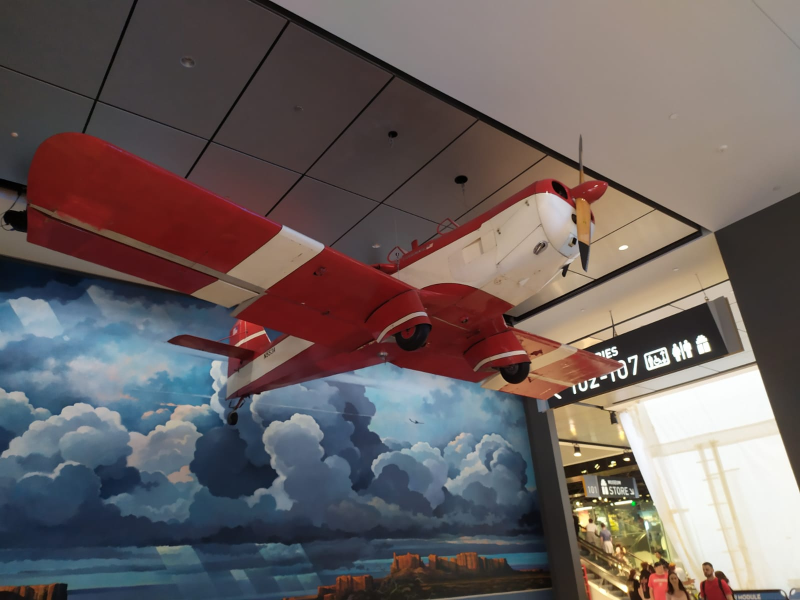
#> input picture images/image1.jpeg, 1600 x 1200 px (shown at 1/2 size)
$ python a4.py
#> lines starting #> are read from the running program, lines starting #| are printed output that depends on the picture
#> in main, image is the input picture: shape (1200, 1600, 3); mean B, G, R 96.4, 97.1, 107.1
### utils.py
import cv2
import numpy as np
import matplotlib.pyplot as plt
from sklearn.cluster import KMeans
from skimage import color
import os

# [5 lines left out: function read_image, not called in this run]


def resize_image(image, max_size=800):


#> called with max_size = 800
    if image is None:
        print("Error: Could not read the image!")
        return None

    height, width = image.shape[:2]
#> height = 1200; width = 1600

    # If either dimension exceeds max_size
    if width > max_size or height > max_size:
        scale = min(max_size / width, max_size / height)  # pick largest dimension
#> scale = 0.5
        new_width = int(width * scale)
#> new_width = 800
        new_height = int(height * scale)
#> new_height = 600
        image = cv2.resize(image, (new_width, new_height), interpolation=cv2.INTER_AREA)
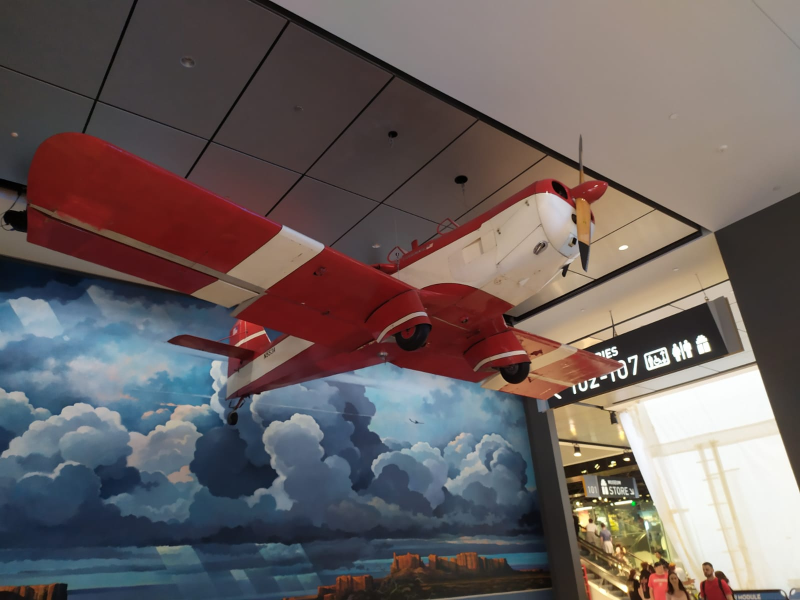
#> image: shape (600, 800, 3); mean of channels 0, 1, 2 96.5, 97.2, 107.2; drawn as B, G, R

    return image

import cv2
import os

# Function to save the image
import cv2
import os

# Function to save the image
# [17 lines left out: function save_image, not called in this run]

# =======================================
                                # Part 1
# =======================================

def grayscale_average(image):
    return np.mean(image, axis=2).astype(np.uint8)

def grayscale_weighted(image):
    im = 0.299* image[:, :, 2]+ 0.587 *image[:, :, 1]+ 0.114 * image[:, :, 0]
    return im.astype(np.uint8)
def mse(image1, image2):
    assert image1.shape==image2.shape
    return np.sum((image1-image2)**2/float(image1.shape[0] * image1.shape[1]))

# =======================================
                                # Part 2
# =======================================

# [60 lines left out: functions kmeans_quantization, uniform_quantization, median_cut_quantize, split_into_buckets, median_quantization, not called in this run]


# =======================================
                                # Part 3
# =======================================


def to_hsv(image):
    return cv2.cvtColor(image, cv2.COLOR_BGR2HSV).astype(np.float32)

def to_hsl(image):
    return cv2.cvtColor(image, cv2.COLOR_BGR2HLS).astype(np.float32)

# [27 lines left out: functions to_rgb, adjust_hue, adjust_saturation, adjust_brightness, adjust_lightness, not called in this run]

### a4.py
import cv2
import numpy as np
import os
from skimage.color import deltaE_ciede2000, rgb2lab
from utils import resize_image, save_image

# Image path setup
image_path = 'images/image1.jpeg'
#if you want images to save
save = True
image_output_name = 'result.jpeg'


script_dir = os.path.dirname(os.path.realpath(__file__))
file_name = os.path.join(script_dir, image_path)

# Global variables
image = None
threshold = 20  # Set threshold for color similarity
label_colour = (0, 255, 0)  # Replace similar colors with label colour
modified_image = None  # Store modified image for saving


def on_mouse_click(event, x, y, flags, param):
    global image, lab_image, modified_image

    if event == cv2.EVENT_LBUTTONDOWN:

        selected_color_bgr = image[y, x].astype(np.float32) / 255.0
        selected_color_lab = rgb2lab([[selected_color_bgr]])

        delta_e_map = deltaE_ciede2000(lab_image, selected_color_lab)

        mask = delta_e_map < threshold

        modified_image = image.copy()
        modified_image[mask] = label_colour

        # Show updated image
        cv2.imshow("Modified Image", modified_image)

        if save:
            save_image(modified_image, script_dir, image_output_name, 4)
            print("Image saved.")


def main():
    global image, lab_image, modified_image

    # Load image
    image = cv2.imread(file_name)  # Uses the correct file path
    image = resize_image(image, 800)
    if image is None:
        print(f"Error loading image: {file_name}")
        return


    image_rgb = cv2.cvtColor(image, cv2.COLOR_BGR2RGB) / 255.0
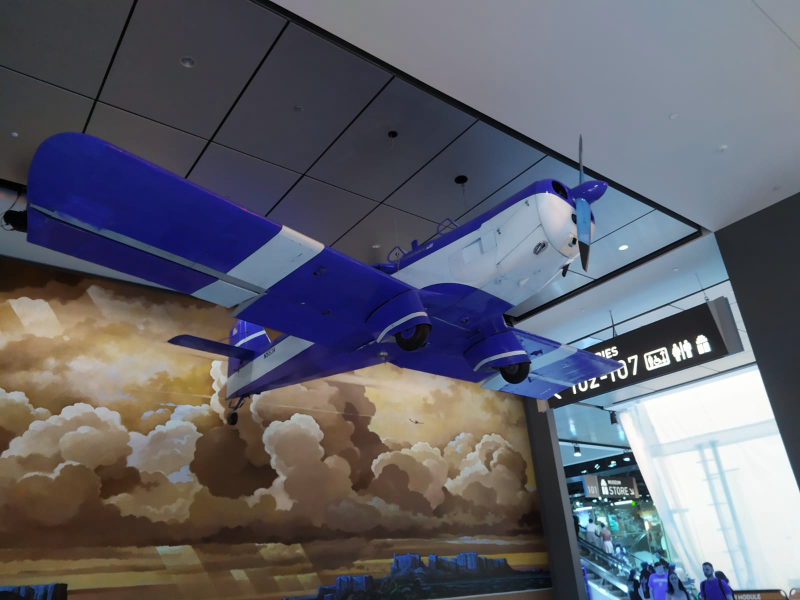
#> image_rgb: shape (600, 800, 3) float64; mean of channels 0, 1, 2 0.42, 0.381, 0.378; drawn as B, G, R
    lab_image = rgb2lab(image_rgb)
#> lab_image: shape (600, 800, 3) float64; mean of channels 0, 1, 2 41.7, 5, 2.8

    cv2.imshow("Image", image)
    cv2.setMouseCallback("Image", on_mouse_click)

    # Wait for user interaction
    cv2.waitKey(0)
    cv2.destroyAllWindows()

if __name__ == "__main__":
    main()

$ run again, with images/image2.jpeg copied over images/image1.jpeg
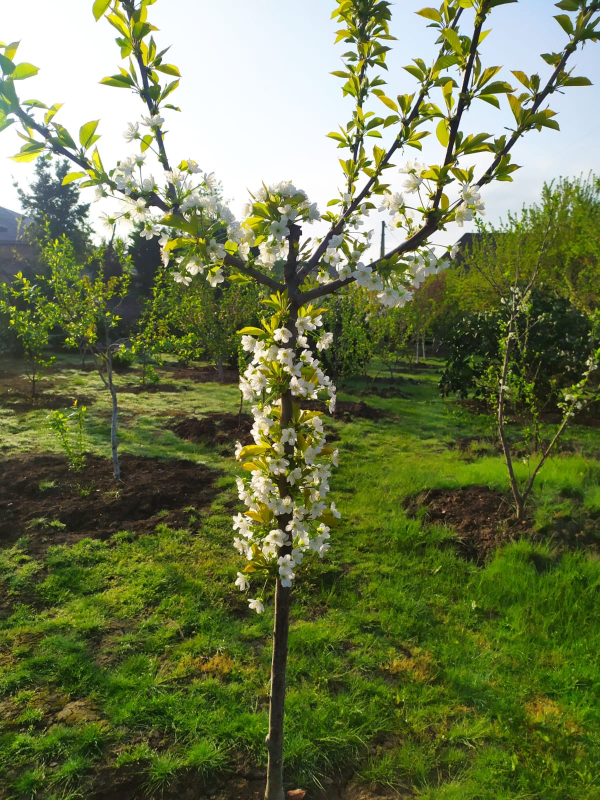
#> input picture images/image2.jpeg, 1200 x 1600 px (shown at 1/2 size)
#> in main, image is the input picture: shape (1600, 1200, 3); mean B, G, R 78.3, 122, 111.6
#> in resize_image, `image = cv2.resize(image, (new_width, new_height), interpolation=cv2.I..`:
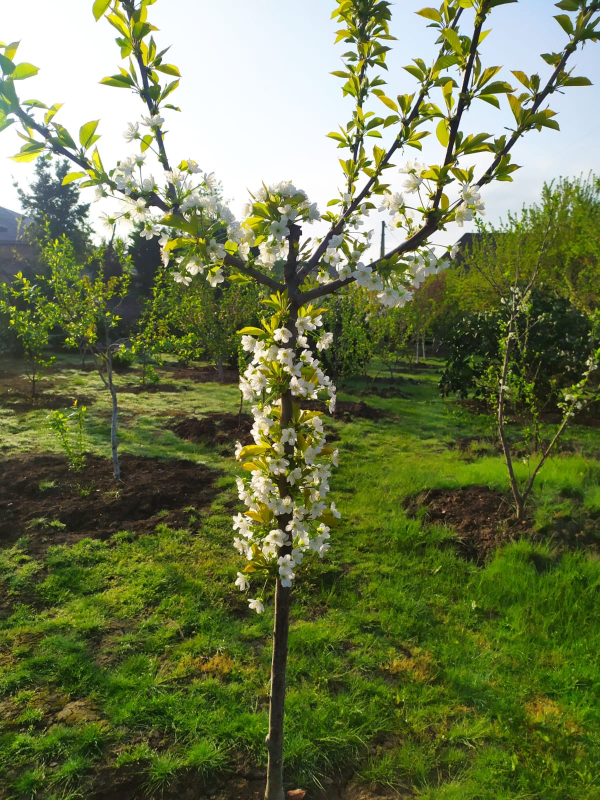
#> image: shape (800, 600, 3); mean of channels 0, 1, 2 78.4, 122.1, 111.7; drawn as B, G, R
#> in main, `image_rgb = cv2.cvtColor(image, cv2.COLOR_BGR2RGB) / 255.0`:
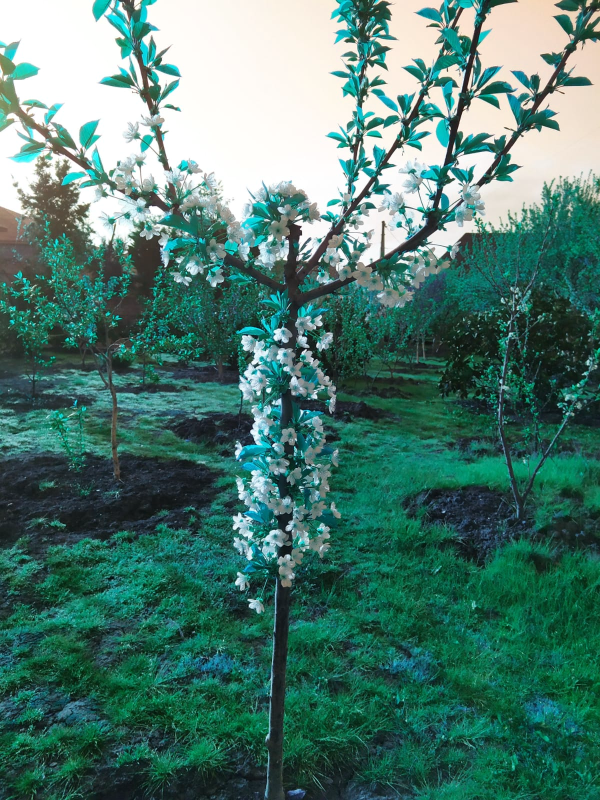
#> image_rgb: shape (800, 600, 3) float64; mean of channels 0, 1, 2 0.438, 0.479, 0.307; drawn as B, G, R
#> lab_image: shape (800, 600, 3) float64; mean of channels 0, 1, 2 48.3, -10.4, 21.8

$ run again, with images/image3.jpeg copied over images/image1.jpeg
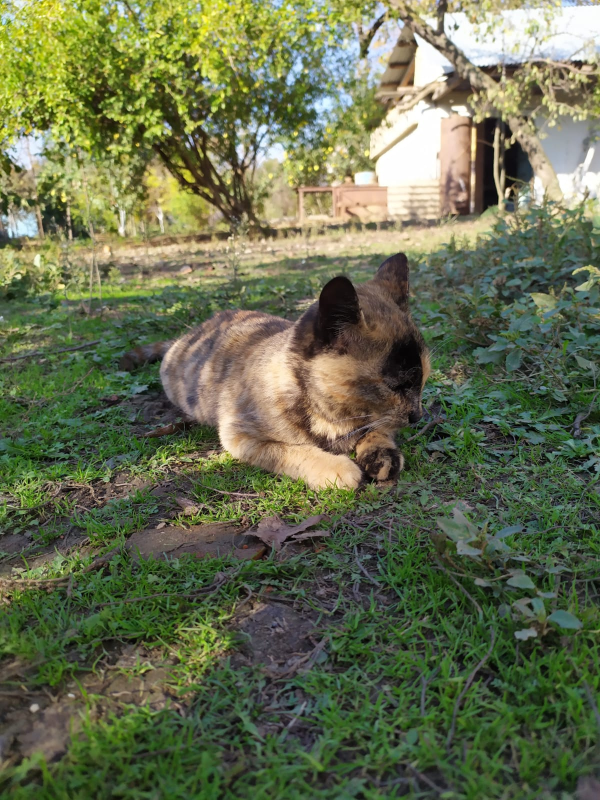
#> input picture images/image3.jpeg, 1200 x 1600 px (shown at 1/2 size)
#> in main, image is the input picture: shape (1600, 1200, 3); mean B, G, R 79.2, 110.1, 102.8
#> in resize_image, `image = cv2.resize(image, (new_width, new_height), interpolation=cv2.I..`:
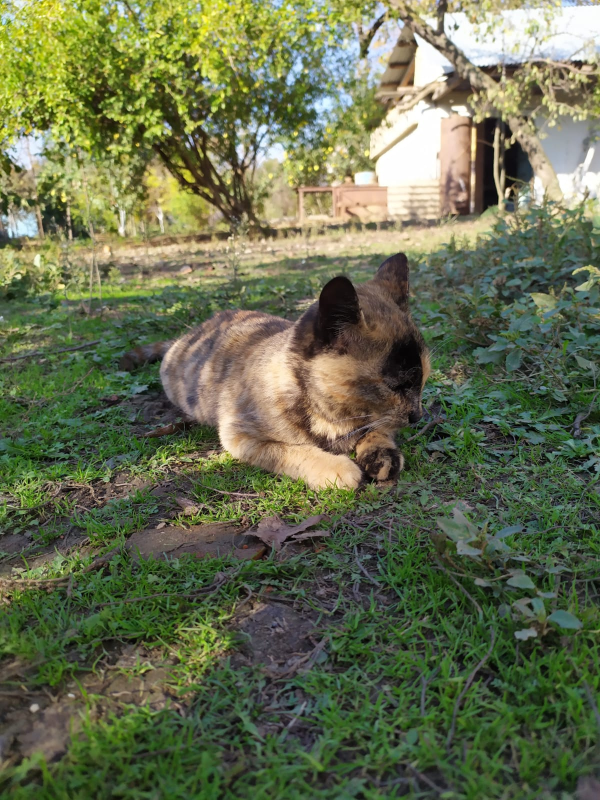
#> image: shape (800, 600, 3); mean of channels 0, 1, 2 79.3, 110.2, 102.9; drawn as B, G, R
#> in main, `image_rgb = cv2.cvtColor(image, cv2.COLOR_BGR2RGB) / 255.0`:
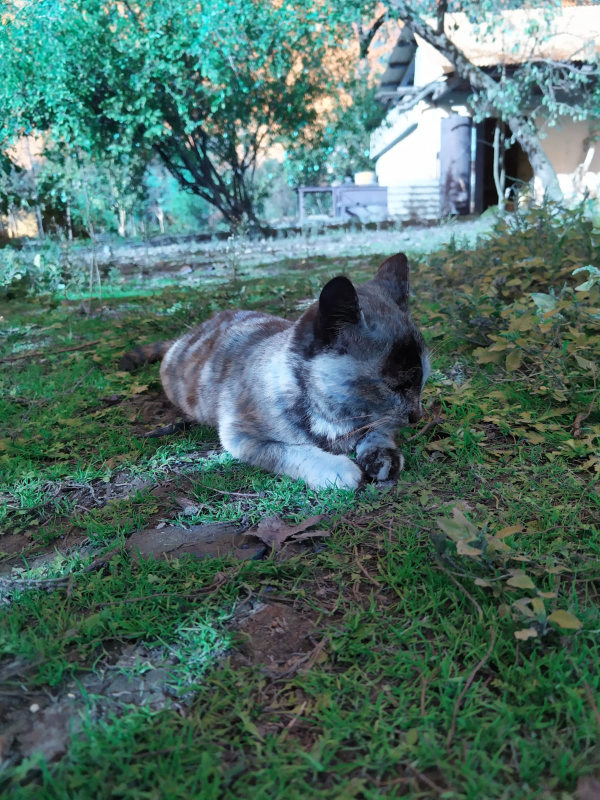
#> image_rgb: shape (800, 600, 3) float64; mean of channels 0, 1, 2 0.404, 0.432, 0.311; drawn as B, G, R
#> lab_image: shape (800, 600, 3) float64; mean of channels 0, 1, 2 44.4, -7.9, 16

$ run again, with images/image4.jpeg copied over images/image1.jpeg
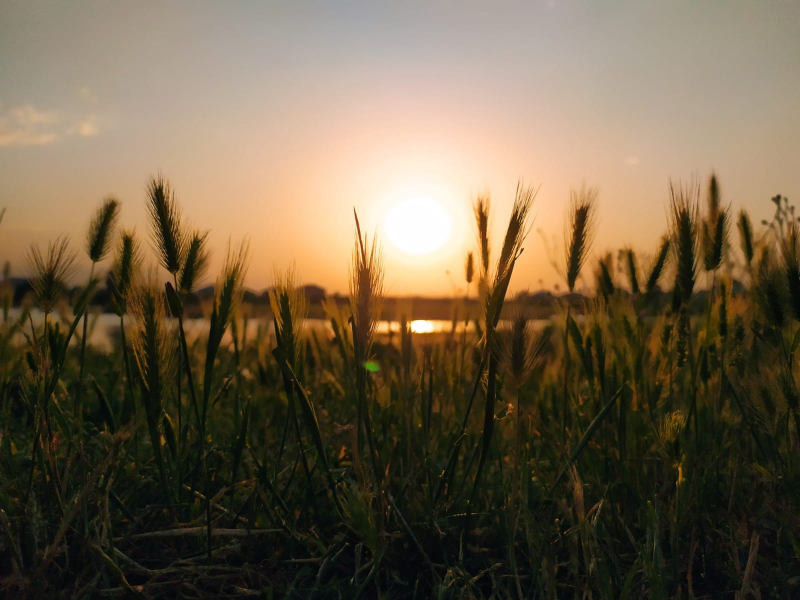
#> input picture images/image4.jpeg, 1600 x 1200 px (shown at 1/2 size)
#> in main, image is the input picture: shape (1200, 1600, 3); mean B, G, R 72.9, 96.1, 111.3
#> in resize_image, `image = cv2.resize(image, (new_width, new_height), interpolation=cv2.I..`:
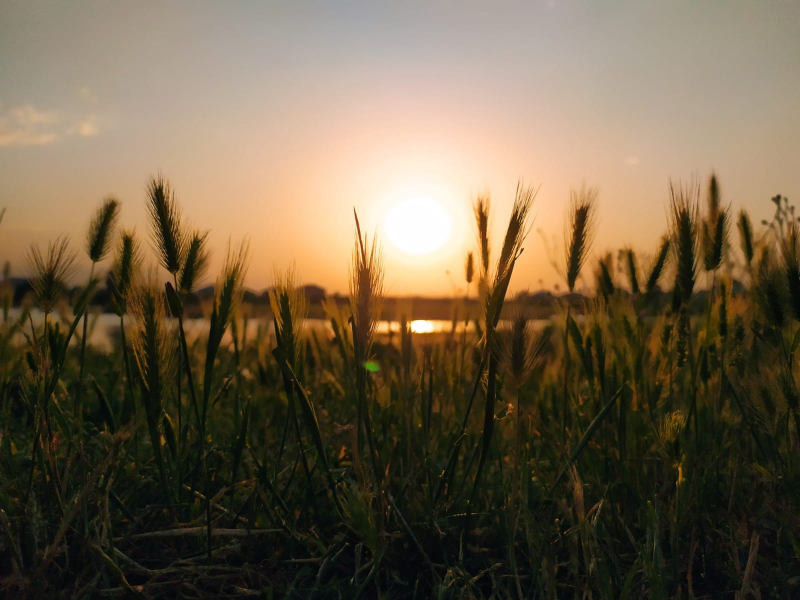
#> image: shape (600, 800, 3); mean of channels 0, 1, 2 73, 96.2, 111.4; drawn as B, G, R
#> in main, `image_rgb = cv2.cvtColor(image, cv2.COLOR_BGR2RGB) / 255.0`:
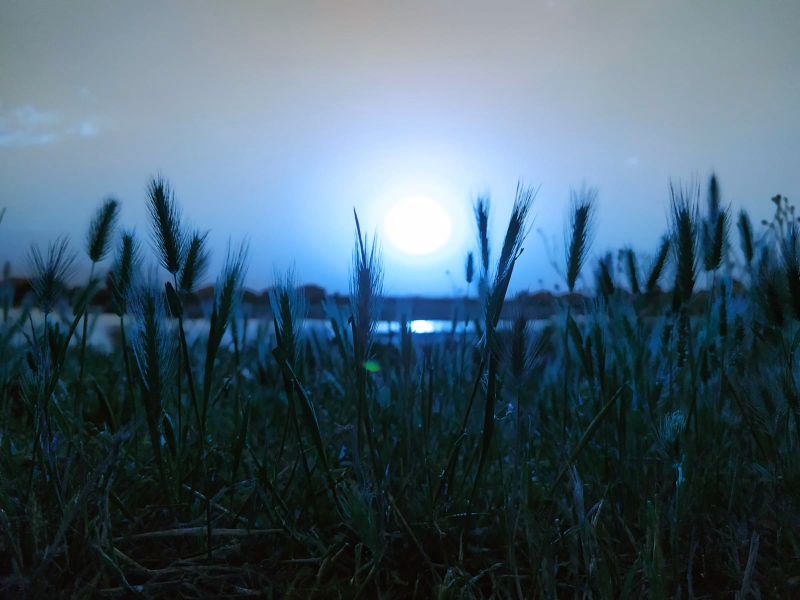
#> image_rgb: shape (600, 800, 3) float64; mean of channels 0, 1, 2 0.437, 0.377, 0.286; drawn as B, G, R
#> lab_image: shape (600, 800, 3) float64; mean of channels 0, 1, 2 39.7, 2.6, 14.9
